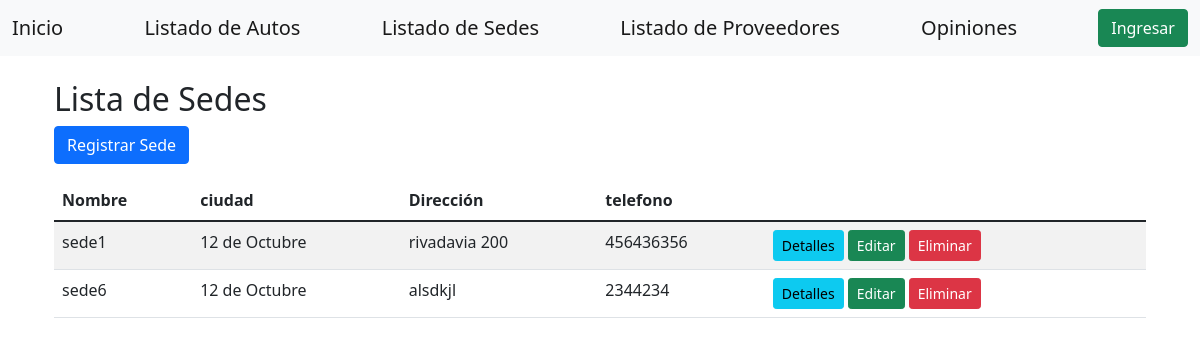
Screenshot of /concesionaria/sede/ with the database file from the repository.
### concesionaria/models.py (models this page shows, shortened)
class Sede(models.Model):
    nombre = models.CharField(max_length=200, verbose_name=_('nombre'))
    ciudad_id = models.ForeignKey('Ciudad', on_delete=models.CASCADE, verbose_name=_('ciudad'))
    gerente = models.CharField(max_length=100, verbose_name=_('gerente'))
    direccion = models.CharField(max_length=255, verbose_name=_('dirección'))
    telefono = models.CharField(max_length=20, verbose_name=_('teléfono'))

class Ciudad(models.Model):
    nombre = models.CharField(max_length=100, verbose_name=_('nombre'))
    provincia = models.ForeignKey(Provincia, on_delete=models.CASCADE, verbose_name=_('provincia'))

### concesionaria/views/sede_view.py (the view)
def sede_list(request):
    updateLang(request)
    sedes = repo.get_all()
    return render(
        request,
        'sedes/list.html',
        dict(
            sedes=sedes
        )
    )

### concesionaria/repositories/sede.py (called while the page is built)
    def get_all(self) -> List[Sede]:
        return Sede.objects.all()

### concesionaria/views/sede_view.py (called while the page is built)
def updateLang(request):
     if not request.user.is_anonymous:
            profile = Profile.objects.get(user=request.user)
            lang = profile.language
            activate(lang)

### efiP1/context_processors/context_processors_profile.py (called while the page is built)
def profile(request):
    if not request.user.is_anonymous:
        profile = Profile.objects.get(user=request.user)
    else:
        profile=None
    return dict(
        profile=profile
    )

### concesionaria/templates/sedes/list.html
{% extends "home/base.html" %}
{% load i18n %}
{% block content %}
<div class="container mt-3">
    <h2>{% trans "Lista de Sedes" %}</h2>
    <a href="{% url 'sede_create' %}" class="btn btn-primary mb-3">{% trans "Registrar Sede" %}</a>
    <table class="table table-striped">
        <thead>
            <tr>
                <th>{% trans "Nombre" %}</th>
                <th>{% trans "ciudad" %}</th>
                <th>{% trans "Dirección" %}</th>
                <th>{% trans "telefono" %}</th>
            </tr>
        </thead>
        <tbody>
            {% for sede in sedes %}
            <tr>
                <td>{{ sede.nombre }}</td>
                <td>{{ sede.ciudad_id.nombre }}</td>
                <td>{{ sede.direccion }}</td>
                <td>{{ sede.telefono }}</td>
                <td>
                    <a href="{% url 'sede_detail' sede.id%}" class="btn btn-info btn-sm">{% trans "Detalles" %}</a>
                    <a href="{% url 'sede_update' sede.id%}" class="btn btn-success btn-sm">{% trans "Editar" %}</a>
                    <a href="{% url 'sede_delete' sede.id%}" class="btn btn-danger btn-sm">{% trans "Eliminar" %}</a>
                </td>
            </tr>
            {% endfor %}
        </tbody>
    </table>
</div>
{% endblock %}

### rows the page displays
Sede: nombre "sede1", ciudad_id.nombre "12 de Octubre", direccion "rivadavia 200", telefono "456436356"
Sede: nombre "sede6", ciudad_id.nombre "12 de Octubre", direccion "alsdkjl", telefono "2344234"
